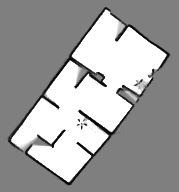
//> input picture imgdb/occupancy_grid.png, 179 x 192 px
$ ./main_room_seg8   (built with g++ and OpenCV 4)
//> lines starting //> are read from the running program, lines starting //| are printed output that depends on the picture; after the words box and inside, x2 and y2 are one past the last pixel; in counts of white or black regions, pixels touching at a corner belong together
#include <opencv2/opencv.hpp>

#include <vector>
#include <iostream>
#include <random>
#include <cmath>
#include <stack>
#include <algorithm>
#include <unordered_set>
// #include "lsd.h"
#include "featuredetection.h"
#include "trajectioryPoint.h"
#include "MSED.h"

using namespace cv;
using namespace std;


// 함수: 가장 긴 직선 찾기
// [37 lines left out: functions findLongestLine, rotateImageAngle, rotateImage, not called in this run]


struct LINEINFO
{
    std::pair<cv::Point, cv::Point> virtual_wll;
    double distance;
};


// Custom comparator for cv::Point
struct PointComparator {
    bool operator()(const cv::Point& a, const cv::Point& b) const {
        return (a.x < b.x) || (a.x == b.x && a.y < b.y);
    }
};

// Custom comparator for LINEINFO to use in a set
struct LineInfoComparator {
    bool operator()(const LINEINFO& a, const LINEINFO& b) const {
        return (PointComparator{}(a.virtual_wll.first, b.virtual_wll.first)) ||
               (a.virtual_wll.first == b.virtual_wll.first && PointComparator{}(a.virtual_wll.second, b.virtual_wll.second));
    }
};

// Function to check if two LINEINFO objects are equal regardless of the order of points
// [59 lines left out: functions areEqualIgnoringOrder, removeDuplicates, linesOverlap, filterLines, not called in this run]
//------------------------------------------------------------------------------


// 경로 데이터 구조체 정의
struct SEGDATA
{

    cv::Point centerPoint; // 기준이 되는 Point
    std::vector<cv::Point> feturePoints;
    std::vector<cv::Point> trajectoryPoints; // 경로를 저장하는 vector
    std::vector<LINEINFO> lines;

    bool state_ = false;


    // 생성자
    SEGDATA() = default;
    SEGDATA(const cv::Point &key, const std::vector<cv::Point> &feture, const std::vector<cv::Point> &traj)
        : centerPoint(key), feturePoints(feture), trajectoryPoints(traj) {}

    // [4 lines left out: function addState, not called in this run]


};


// Custom comp
// [305 lines left out: functions randomColor, makeFreeSpace, calculateDistance, euclideanDistance, mergeClosePoints, detectEndPoints and 9 more, not called in this run]

// [43 lines of commented-out code are left out]

struct PointCompare
{
    bool operator()(const cv::Point &p1, const cv::Point &p2) const
    {
        if (p1.x != p2.x)
            return p1.x < p2.x;
        return p1.y < p2.y;
    }
};

typedef std::map<cv::Point, std::vector<cv::Point>, PointCompare> PointMap;

// [198 lines left out: functions detectExploreFeature, detectExploreFeature2, detectExploreFeature3, findPointsInRange, testExploreFeature3, drawingSetpRectangle and 2 more, not called in this run]

// 구조체 정의
struct PointPair
{
    cv::Point p1;
    cv::Point p2;
    double dist; // 두 점 사이의 거리

    // 생성자
    PointPair(const cv::Point &point1, const cv::Point &point2)
        : p1(point1), p2(point2), dist(euclideanDistance(point1, point2)) {}
};

// FeaturePts와 TrajectoryPts 사이의 직교 거리를 계산하는 함수
// [109 lines left out: functions findClosestPoint, calculateEuclideanDistance, sortPointsByDistanceFromOrigin, sortPointsSequentially, calculatePolarAngle, sortPointsClockwise and 3 more, not called in this run]

cv::Mat makeImageWall(cv::Mat &occupancyMap)
{

    int rows = occupancyMap.rows;
    int cols = occupancyMap.cols;

    cv::Mat wall_img = cv::Mat::zeros(occupancyMap.size(), CV_8UC1);

    for (int i = 0; i < rows; i++)
    {
        for (int j = 0; j < cols; j++)
        {
            uchar pixelValue = occupancyMap.at<uchar>(i, j);
            if (pixelValue < 64)
            {
                wall_img.at<uchar>(i, j) = 255;
            }
        }
    }
    return wall_img;
}

typedef struct _EDGEINFO
{
    cv::Point startPt;
    cv::Point endPt;
    std::vector<cv::Point> turningPoints;
    std::vector<cv::Point> turningPoints2;

} EDGEINFO;

// [239 lines left out: functions drawPoints, countNeighbors, findStartEndPoints, findTurningPoints, findTurningChainPoints, removeDuplicatePoints and 3 more, not called in this run]

int main()
{
    std::string home_path = getenv("HOME");
    // std::cout << home_path << std::endl;

    // 이미지 파일 경로
    cv::Mat raw_img = cv::imread(home_path + "/myWorkCode/MapSegmention/imgdb/occupancy_grid.png", cv::IMREAD_GRAYSCALE);
//> raw_img is the input picture: 192 rows x 179 cols, CV_8UC1; min 0, max 255, mean 162.6
    // cv::Mat wall_img = cv::imread(home_path + "/myWorkCode/MapSegmention/imgdb/occupancy_grid_wall.png", cv::IMREAD_GRAYSCALE);
    // cv::imshow("wall_img", wall_img);
    // cv::Mat raw_img = cv::imread(home_path + "/myWorkCode/regonSeg/imgdb/caffe_map.pgm", cv::IMREAD_GRAYSCALE);
    if (raw_img.empty())
    {
        std::cerr << "Error: Unable to open image file: " << std::endl;
        return -1;
    }

    cv::flip(raw_img, raw_img, 0); // 1은 좌우 반전
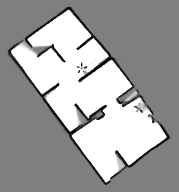
//> raw_img: 192 rows x 179 cols, CV_8UC1; min 0, max 255, mean 162.6


    cv::Mat img_wall = makeImageWall(raw_img); //(occupancyMap);
//> after the loop in makeImageWall, `for (int i = 0; i < rows; i++)`:
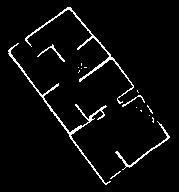
//> wall_img: 192 rows x 179 cols, CV_8UC1; 4.2% white in thin lines or dots, all inside (x1, y1, x2, y2) = (8, 7, 170, 185)
    imshow("occupancyMap", img_wall);

    // detect edge line
    std::vector<std::vector<cv::Point>> edgeChains;
    uchar *occupancy_map = img_wall.data;
    int rows = img_wall.rows;
//> rows = 192
    int cols = img_wall.cols;
//> cols = 179
//> (the run ends here: the program needs code that is not available in this run, at `MSED edgeDetector;`)
